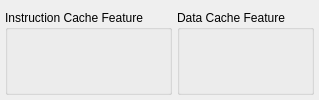
         <widget class="QWidget" name="TabPage" >
          <attribute name="title" >
           <string>Cache</string>
          </attribute>
          <layout class="QGridLayout" >
           <property name="margin" >
            <number>5</number>
           </property>
           <property name="spacing" >
            <number>5</number>
           </property>
           <item row="0" column="0">
            <widget class="MdtGui::LabeledCheckbox" name="C_USE_ICACHE" >
             <property name="TclProc" >
              <string>gui_use_icache</string>
             </property>
             <property name="Label" >
              <string>Enable Instruction Cache </string>
             </property>
             <property name="LabelTooltip" >
              <string>&lt;qt>Enable the instruction cache.  The cache is only used once it is also enabled in software by setting the instruction cache enable (ICE) bit in the machine status register (MSR).&lt;/qt></string>
             </property>
             <property name="Key" >
              <string>C_USE_ICACHE</string>
             </property>
             <property name="Value" >
              <bool>true</bool>
             </property>
            </widget>
           </item>
           <item row="1" column="0">
            <widget class="QGroupBox" name="I_cache_group" >
             <property name="enabled" >
              <bool>true</bool>
             </property>
             <property name="acceptDrops" >
              <bool>true</bool>
             </property>
             <property name="title" >
              <string>Instruction Cache Feature</string>
             </property>
             <property name="alignment" >
              <set>Qt::AlignTop</set>
             </property>
             <property name="flat" >
              <bool>false</bool>
             </property>
             <property name="checkable" >
              <bool>false</bool>
             </property>
             <property name="checked" >
              <bool>false</bool>
             </property>
             <property name="lineWidth" stdset="0" >
              <number>1</number>
             </property>
             <layout class="QVBoxLayout" >
              <property name="margin" >
               <number>0</number>
              </property>
              <property name="spacing" >
               <number>0</number>
              </property>
              <item>
               <widget class="MdtGui::LabeledCombobox" name="C_CACHE_BYTE_SIZE" >
                <property name="TclProc" >
                 <string>gui_cache_byte_size</string>
                </property>
                <property name="Label" >
                 <string>Size of the I-Cache in Bytes</string>
                </property>
                <property name="LabelTooltip" >
                 <string>&lt;qt>Specifies the size of the instruction cache if C_USE_ICACHE is enabled.  Not all sizes are permitted on all architectures.&lt;/qt></string>
                </property>
                <property name="Key" >
                 <string>C_CACHE_BYTE_SIZE</string>
                </property>
               </widget>
              </item>
              <item>
               <widget class="MdtGui::LabeledCombobox" name="C_ICACHE_LINE_LEN" >
                <property name="TclProc" >
                 <string>gui_icache_line_len</string>
                </property>
                <property name="Label" >
                 <string>Instruction Cache Line Length</string>
                </property>
                <property name="LabelTooltip" >
                 <string>&lt;qt>Select between 4 or 8 word cache line length for cache miss transfers from external instruction memory.&lt;/qt></string>
                </property>
                <property name="Key" >
                 <string>C_ICACHE_LINE_LEN</string>
                </property>
                <property name="WordWrap" >
                 <bool>false</bool>
                </property>
               </widget>
              </item>
              <item>
               <widget class="MdtGui::LabeledTextbox" name="C_ICACHE_BASEADDR" >
                <property name="TclProc" >
                 <string>gui_icache_baseaddr</string>
                </property>
                <property name="Label" >
                 <string>I-Cache Base Address </string>
                </property>
                <property name="LabelTooltip" >
                 <string>&lt;qt>Specifies the base address of the instruction cache.   This parameter is only used if C_USE_ICACHE is enabled.&lt;/qt></string>
                </property>
                <property name="Key" >
                 <string>C_ICACHE_BASEADDR</string>
                </property>
               </widget>
              </item>
              <item>
               <widget class="MdtGui::LabeledTextbox" name="C_ICACHE_HIGHADDR" >
                <property name="TclProc" >
                 <string>gui_icache_highaddr</string>
                </property>
                <property name="Label" >
                 <string>I-Cache High Address </string>
                </property>
                <property name="LabelTooltip" >
                 <string>&lt;qt>Specifies the high address of the instruction cache.   This parameter is only used if C_USE_ICACHE is enabled.&lt;/qt></string>
                </property>
                <property name="Key" >
                 <string>C_ICACHE_HIGHADDR</string>
                </property>
               </widget>
              </item>
              <item>
               <widget class="MdtGui::LabeledCheckbox" name="C_ALLOW_ICACHE_WR" >
                <property name="Label" >
                 <string>Enable I-Cache Writes</string>
                </property>
                <property name="LabelTooltip" >
                 <string>&lt;qt>Enable writing to the instruction cache.  With this parameter enabled one can invalidate instruction cache lines with the wic instruction.  This parameter is only used if C_USE_ICACHE is enabled.&lt;/qt></string>
                </property>
                <property name="Key" >
                 <string>C_ALLOW_ICACHE_WR</string>
                </property>
                <property name="WordWrap" >
                 <bool>false</bool>
                </property>
               </widget>
              </item>
              <item>
               <widget class="MdtGui::LabeledCheckbox" name="C_ICACHE_ALWAYS_USED" >
                <property name="TclProc" >
                 <string>gui_icache_always_used</string>
                </property>
                <property name="Label" >
                 <string>Use Cache Links for All I-Cache Memory Accesses </string>
                </property>
                <property name="LabelTooltip" >
                 <string>&lt;qt>When this parameter is enabled the dedicated cache interface on MicroBlaze is used for all accesses within the cacheable range to external instruction memory, even when the instruction cache is disabled. Otherwise, the Processor Local Bus (PLB) or peripheral Advanced eXtensible Interface (AXI) is used for these accesses when the instruction cache is disabled. An external memory controller only needs to provide a cache interface for MicroBlaze instruction memory accesses when this parameter is enabled.&lt;/qt></string>
                </property>
                <property name="Key" >
                 <string>C_ICACHE_ALWAYS_USED</string>
                </property>
                <property name="WordWrap" >
                 <bool>false</bool>
                </property>
               </widget>
              </item>
              <item>
               <widget class="MdtGui::LabeledCheckbox" name="C_ICACHE_FORCE_TAG_LUTRAM" >
                <property name="TclProc" >
                 <string>gui_icache_force_tag</string>
                </property>
                <property name="Label" >
                 <string>Use Distributed RAM for I-Cache Tags</string>
                </property>
                <property name="LabelTooltip" >
                 <string>&lt;qt>The instruction cache tags are used to hold the address and a valid bit for each cache line. When this parameter is enabled the instruction cache tags are stored in Distributed RAM instead of Block RAM. This saves Block RAM, and usually also increases the maximum frequency.&lt;/qt></string>
                </property>
                <property name="Key" >
                 <string>C_ICACHE_FORCE_TAG_LUTRAM</string>
                </property>
                <property name="WordWrap" >
                 <bool>false</bool>
                </property>
               </widget>
              </item>
<!--
              <item>
               <widget class="MdtGui::LabeledSpinbox" name="C_ADDR_TAG_BITS" >
                <property name="Label" >
                 <string>Number of I-Cache Address Tag Bits</string>
                </property>
                <property name="LabelTooltip" >
                 <string>&lt;qt>Specifies the number of instruction cache address tag bits necessary to qualify whether the current address being accessed matches a valid entry in the cache.  More than one address in the cacheable address range is mapped to each address in the cache; these tag bits specify which address in the cacheable range is stored in the cache.  This parameter is only used if C_USE_ICACHE is enabled.&lt;/qt></string>
                </property>
                <property name="Key" >
                 <string>C_ADDR_TAG_BITS</string>
                </property>
                <property name="WordWrap" >
                 <bool>false</bool>
                </property>
               </widget>
              </item>
-->
              <item>
               <widget class="MdtGui::LabeledCombobox" name="C_ICACHE_STREAMS" >
                <property name="TclProc" >
                 <string>gui_icache_streams</string>
                </property>
                <property name="Label" >
                 <string>Number of I-Cache Streams</string>
                </property>
                <property name="LabelTooltip" >
                 <string>&lt;qt>Specifies the number of stream buffers used by the instruction cache.  A stream buffer is used to speculatively prefetch instructions, before the processor requests them.  This often improves performance, since the processor spends less time waiting for instructions to be fetched from memory.&lt;br>&lt;br>Note that to be able to use instruction cache streams, area optimization must not be enabled.&lt;/qt></string>
                </property>
                <property name="Key" >
                 <string>C_ICACHE_STREAMS</string>
                </property>
                <property name="WordWrap" >
                 <bool>false</bool>
                </property>
               </widget>
              </item>
              <item>
               <widget class="MdtGui::LabeledCombobox" name="C_ICACHE_VICTIMS" >
                <property name="TclProc" >
                 <string>gui_icache_victims</string>
                </property>
                <property name="Label" >
                 <string>Number of I-Cache Victims</string>
                </property>
                <property name="LabelTooltip" >
                 <string>&lt;qt>Specifies the number of instruction cache victims that are saved.  A victim is a cache line that is evicted from the cache.  If no victims are saved, all evicted lines must be read from memory again, when they are needed.  By saving the most recent lines, they can be fetched much faster, thus improving performance.  It is possible to save 2, 4, or 8 cache lines.  The more cache lines that are saved, the better performance becomes.  The recommended value is 8 lines.&lt;br>&lt;br>Note that to be able to use instruction cache victims, area optimization must not be enabled.&lt;/qt></string>
                </property>
                <property name="Key" >
                 <string>C_ICACHE_VICTIMS</string>
                </property>
                <property name="WordWrap" >
                 <bool>false</bool>
                </property>
               </widget>
              </item>

              <item>
               <spacer>
                <property name="orientation" >
                 <enum>Qt::Vertical</enum>
                </property>
                <property name="sizeType" >
                 <enum>QSizePolicy::Expanding</enum>
                </property>
                <property name="sizeHint" >
                 <size>
                  <width>20</width>
                  <height>50</height>
                 </size>
                </property>
               </spacer>
              </item>

             </layout>
            </widget>
           </item>

           <item row="0" column="1">
            <widget class="MdtGui::LabeledCheckbox" name="C_USE_DCACHE" >
             <property name="TclProc" >
              <string>gui_use_dcache</string>
             </property>
             <property name="Label" >
              <string>Enable Data Cache</string>
             </property>
             <property name="LabelTooltip" >
              <string>&lt;qt>Enable the data cache.  The cache is only used once it is also enabled in software by setting the data cache enable (DCE) bit in the machine status register (MSR).&lt;/qt></string>
             </property>
             <property name="Key" >
              <string>C_USE_DCACHE</string>
             </property>
             <property name="Value" >
              <bool>true</bool>
             </property>
            </widget>
           </item>
           <item row="1" column="1">
            <widget class="QGroupBox" name="D_cache_group" >
             <property name="acceptDrops" >
              <bool>true</bool>
             </property>
             <property name="title" >
              <string>Data Cache Feature</string>
             </property>
             <property name="flat" >
              <bool>false</bool>
             </property>
             <property name="lineWidth" stdset="0" >
              <number>1</number>
             </property>
             <layout class="QVBoxLayout" >
              <property name="margin" >
               <number>0</number>
              </property>
              <property name="spacing" >
               <number>0</number>
              </property>
              <item>
               <widget class="MdtGui::LabeledCombobox" name="C_DCACHE_BYTE_SIZE" >
                <property name="TclProc" >
                 <string>gui_dcache_byte_size</string>
                </property>
                <property name="Label" >
                 <string>Size of D-Cache in Bytes</string>
                </property>
                <property name="LabelTooltip" >
                 <string>&lt;qt>Specifies the size of the data cache if C_USE_DCACHE is enabled.  Not all sizes are permitted on all architectures.&lt;/qt></string>
                </property>
                <property name="Key" >
                 <string>C_DCACHE_BYTE_SIZE</string>
                </property>
                <property name="WordWrap" >
                 <bool>false</bool>
                </property>
               </widget>
              </item>
              <item>
               <widget class="MdtGui::LabeledCombobox" name="C_DCACHE_LINE_LEN" >
                <property name="TclProc" >
                 <string>gui_dcache_line_len</string>
                </property>
                <property name="Label" >
                 <string>Data Cache Line Length</string>
                </property>
                <property name="LabelTooltip" >
                 <string>&lt;qt>Select between 4 or 8 word cache line length for cache miss transfers from external data memory&lt;/qt></string>
                </property>
                <property name="Key" >
                 <string>C_DCACHE_LINE_LEN</string>
                </property>
                <property name="WordWrap" >
                 <bool>false</bool>
                </property>
               </widget>
              </item>
              <item>
               <widget class="MdtGui::LabeledTextbox" name="C_DCACHE_BASEADDR" >
                <property name="TclProc" >
                 <string>gui_dcache_baseaddr</string>
                </property>
                <property name="Label" >
                 <string>D-Cache Base Address</string>
                </property>
                <property name="LabelTooltip" >
                 <string>&lt;qt> Specifies the base address of the data cache.   This parameter is only used if C_USE_DCACHE is enabled.&lt;/qt></string>
                </property>
                <property name="Key" >
                 <string>C_DCACHE_BASEADDR</string>
                </property>
               </widget>
              </item>
              <item>
               <widget class="MdtGui::LabeledTextbox" name="C_DCACHE_HIGHADDR" >
                <property name="TclProc" >
                 <string>gui_dcache_highaddr</string>
                </property>
                <property name="Label" >
                 <string>D-Cache High Address</string>
                </property>
                <property name="LabelTooltip" >
                 <string>&lt;qt>Specifies the high address of the data cache.   This parameter is only used if C_USE_DCACHE is enabled.&lt;/qt></string>
                </property>
                <property name="Key" >
                 <string>C_DCACHE_HIGHADDR</string>
                </property>
               </widget>
              </item>
              <item>
               <widget class="MdtGui::LabeledCheckbox" name="C_ALLOW_DCACHE_WR" >
                <property name="Label" >
                 <string>Enable D-Cache Writes</string>
                </property>
                <property name="LabelTooltip" >
                 <string>&lt;qt>Enable writing to the data cache.  With this parameter enabled one can invalidate, flush, and clear data cache lines with the wdc instruction.  This parameter is only used if C_USE_DCACHE is enabled.&lt;/qt></string>
                </property>
                <property name="Key" >
                 <string>C_ALLOW_DCACHE_WR</string>
                </property>
                <property name="WordWrap" >
                 <bool>false</bool>
                </property>
               </widget>
              </item>
              <item>
               <widget class="MdtGui::LabeledCheckbox" name="C_DCACHE_ALWAYS_USED" >
                <property name="TclProc" >
                 <string>gui_dcache_always_used</string>
                </property>
                <property name="Label" >
                 <string>Use Cache Links for All D-Cache Memory Accesses </string>
                </property>
                <property name="LabelTooltip" >
                 <string>&lt;qt>When this parameter is enabled the dedicated cache interface on MicroBlaze is used for all accesses within the cacheable range to external data memory, even when the data cache is disabled. Otherwise, the Processor Local Bus (PLB) or peripheral Advanced eXtensible Interface (AXI) is used for these accesses when the data cache is disabled. An external memory controller only needs to provide a cache interface for MicroBlaze data memory accesses when this parameter is enabled.&lt;/qt></string>
                </property>
                <property name="Key" >
                 <string>C_DCACHE_ALWAYS_USED</string>
                </property>
                <property name="WordWrap" >
                 <bool>false</bool>
                </property>
               </widget>
              </item>
              <item>
               <widget class="MdtGui::LabeledCheckbox" name="C_DCACHE_FORCE_TAG_LUTRAM" >
                <property name="TclProc" >
                 <string>gui_dcache_force_tag</string>
                </property>
                <property name="Label" >
                 <string>Use Distributed RAM for D-Cache Tags</string>
                </property>
                <property name="LabelTooltip" >
                 <string>&lt;qt>The data cache tags are used to hold the address and valid bits for each cache line. When write-back storage policy is used, each tag also contains a dirty bit. When this parameter is enabled the data cache tags are stored in Distributed RAM instead of Block RAM. This saves Block RAM, and usually also increases the maximum frequency.&lt;/qt></string>
                </property>
                <property name="Key" >
                 <string>C_DCACHE_FORCE_TAG_LUTRAM</string>
                </property>
                <property name="WordWrap" >
                 <bool>false</bool>
                </property>
               </widget>
              </item>
<!--
              <item>
               <widget class="MdtGui::LabeledSpinbox" name="C_DCACHE_ADDR_TAG" >
                <property name="Label" >
                 <string>Number of D-Cache Address Tag Bits</string>
                </property>
                <property name="LabelTooltip" >
                 <string>&lt;qt>Specifies the number of data cache address tag bits necessary to qualify whether the current address being accessed matches a valid entry in the cache.  More than one address in the cacheable address range is mapped to each address in the cache; these tag bits specify which address in the cacheable range is stored in the cache.  This parameter is only used if C_USE_DCACHE is enabled.&lt;/qt></string>
                </property>
                <property name="Key" >
                 <string>C_DCACHE_ADDR_TAG</string>
                </property>
                <property name="WordWrap" >
                 <bool>false</bool>
                </property>
               </widget>
              </item>
-->
              <item>
               <widget class="MdtGui::LabeledCheckbox" name="C_DCACHE_USE_WRITEBACK" >
                <property name="TclProc" >
                 <string>gui_dcache_use_writeback</string>
                </property>
                <property name="Label" >
                 <string>Enable Write-back Storage Policy</string>
                </property>
                <property name="LabelTooltip" >
                 <string>&lt;qt>This parameter enables use of a write-back data storage policy. When this policy is in effect, the data cache only writes data to memory when necessary, which in most cases improves performance. Otherwise a write-through policy is used, which always writes data to memory immediately. With write-back enabled, data is stored by writing an entire cache line. Note that this policy can only be used with a Memory Controller that supports cache line write on XCL. Using write-back also requires that the cache is flushed by software when appropriate, to ensure that data is available in memory, for example when using Direct Memory Access. When the MMU is enabled, setting this parameter allows individual selection of storage policy for each TLB entry.&lt;br>&lt;br>Note that write-back is not available when fault tolerance is enabled.&lt;/qt></string>
                </property>
                <property name="Key" >
                 <string>C_DCACHE_USE_WRITEBACK</string>
                </property>
                <property name="WordWrap" >
                 <bool>false</bool>
                </property>
               </widget>
              </item>

              <item>
               <widget class="MdtGui::LabeledCombobox" name="C_DCACHE_VICTIMS" >
                <property name="TclProc" >
                 <string>gui_dcache_victims</string>
                </property>
                <property name="Label" >
                 <string>Number of D-Cache Victims</string>
                </property>
                <property name="LabelTooltip" >
                 <string>&lt;qt>Specifies the number of data cache victims that are saved.  A victim is a cache line that is evicted from the cache.  If no victims are saved, all evicted lines must be read from memory again, when they are needed. By saving the most recent lines, they can be fetched much faster, thus improving performance.  It is possible to save 2, 4, or 8 cache lines.  The more cache lines that are saved, the better performance becomes.  The recommended value is 8 lines.&lt;br>&lt;br>Note that to be able to use data cache victims, write-back storage policy must be enablöed, and area optimization must not be enabled.&lt;/qt></string>
                </property>
                <property name="Key" >
                 <string>C_DCACHE_VICTIMS</string>
                </property>
                <property name="WordWrap" >
                 <bool>false</bool>
                </property>
               </widget>
              </item>


              <item>
               <spacer>
                <property name="orientation" >
                 <enum>Qt::Vertical</enum>
                </property>
                <property name="sizeType" >
                 <enum>QSizePolicy::Expanding</enum>
                </property>
                <property name="sizeHint" >
                 <size>
                  <width>20</width>
                  <height>50</height>
                 </size>
                </property>
               </spacer>
              </item>

             </layout>
            </widget>
           </item>
          </layout>
         </widget>
